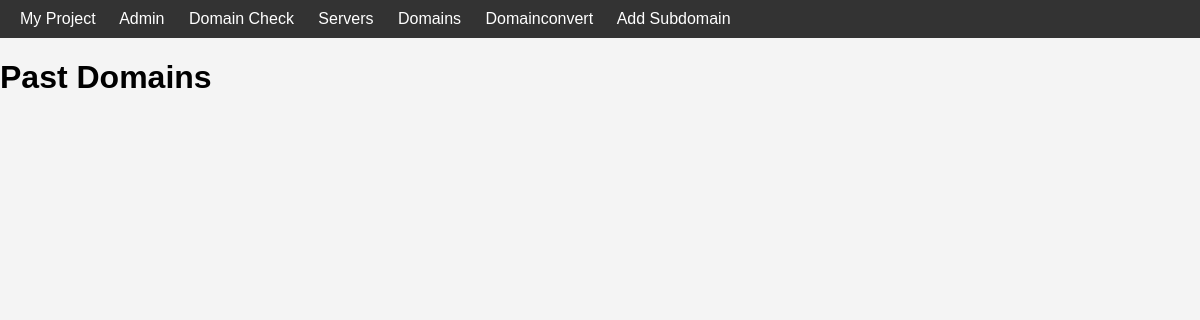
/domainconvert/, run on an earlier commit of the app's database.
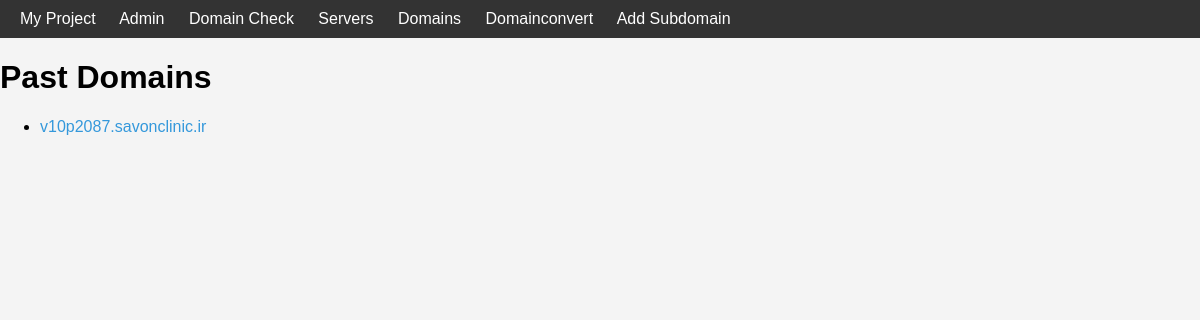
And on a later commit of the database.
### servers/models.py (models this page shows)
class domaininfo(models.Model):
    name=models.CharField(max_length=100)
    uuid=models.CharField(max_length=100)
    servername=models.CharField(max_length=100)
    host=models.CharField(max_length=100)
    port = models.CharField(max_length=100,default=0)
    zoneid = models.CharField(max_length=100,default=0)
    specificid=models.CharField(max_length=100,default=0)
    ipaddress=models.CharField(max_length=100,default=0)

### domainconvert/views.py (the view)
# urls.py: path('', list_past_domains, name='list_past_domains'),
def list_past_domains(request):
    past_domains = domaininfo.objects.all()
    return render(request, 'domainconvert/list_past_domains.html', {'past_domains': past_domains})

### templates/domainconvert/list_past_domains.html (shortened to what this page needs)
{% extends 'base.html' %}
{% load static %}
{% block content %}
<!DOCTYPE html>
<html>
<head>
</head>
<body>
    <h1>Past Domains</h1>
    <ul>
        {% for domain in past_domains %}
            <li><a href="{% url 'select_new_domain' domain.id %}">{{ domain.name }}</a></li>
        {% endfor %}
    </ul>
</body>
</html>
{% endblock %}

What changed in the data, as far as the page shows it:
added domaininfo: name "v10p2087.savonclinic.ir"
